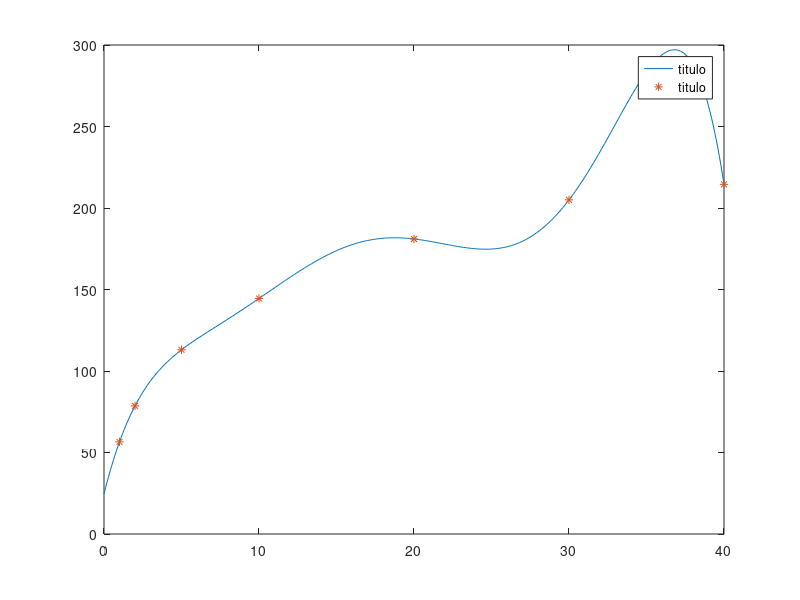

This chart was generated by the following MATLAB code:
clc
clear
close("all");

% ------- APROXIMACION POLINOMILAL DE LAGRANGE ------

%--- DATOS ---
Xi = [1 2 5 10 20 30 40]; 
Yi = [56.5 78.6 113 144.5 181 205 214.5];

% productoria (x-Xi)   para x!= Xi
function L= productoria(x,Xi)
  L=1;
  [miembro,pos]=ismember(x,Xi); % pos es la posicion donde x= Xi(pos)
  for i=1:length(Xi)
    
      L=L.*((pos==i)  + (x-Xi(i))) ;
      %disp ([i y]);
      
  endfor
endfunction

function [P,ai]= pol_langrange(x,Xi,Yi)
  Li=productoria(Xi,Xi);
  ai=Yi./Li;      % coeficientes
  
  Lx=productoria(x,Xi);

  for i=1:length(x)
    [miembro,pos]=ismember(x(i),Xi);
    %[miembro pos x(i)]
    if(miembro)
      P(i)=ai(pos).*Lx(i);
    else
      P(i)=sum(ai./(x(i)-Xi)).*Lx(i);
    endif
    
  endfor  
endfunction
  


x=0:0.1:40;
[P,ai]=pol_langrange(x,Xi,Yi);



figure()
plot(x,P,"-;titulo;", Xi, Yi, "*;titulo;");







